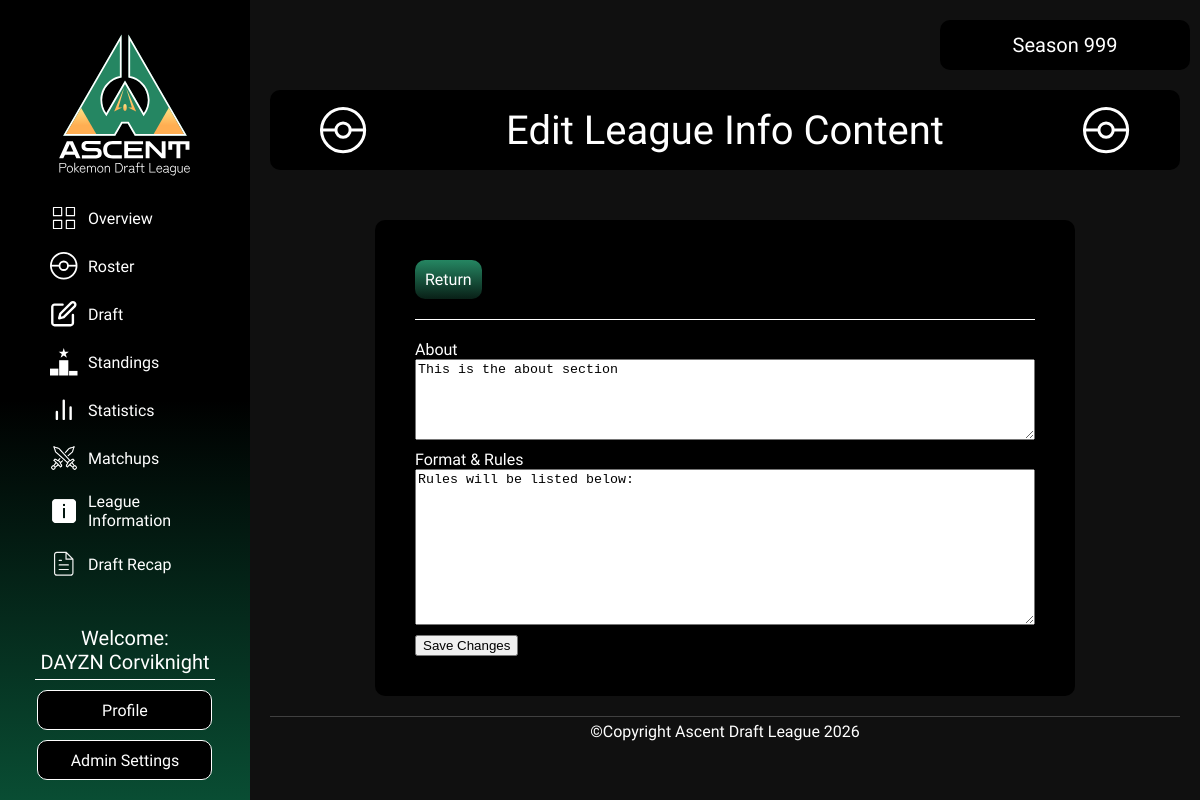
The app's page /edit_league_info.php (signed in) with its own data.
### tables this page shows
CREATE TABLE `league_information` (
  `season_id` int(11) NOT NULL,
  `about` text,
  `rules` text,
  `news` text
);

### edit_league_info.php (the view, shortened to what this page needs)
<?php
    require_once __DIR__ . '/includes/connection.php';
    $seasonId = $_SESSION['season_id'] ?? null;
    $infoSql = "SELECT * FROM league_information WHERE season_id = ?";
    $stmt = $conn->prepare($infoSql);
    $stmt->bind_param("i", $seasonId);
    $stmt->execute();
    $result = $stmt->get_result();
    $infoResult = $result->fetch_assoc();
?>
<!DOCTYPE html>
<html lang="en">
<head>
<link rel="stylesheet" href="assets/styles/styles.css">
</head>
<body>
<div class="pageLayout">
    <?php include 'includes/navbar.php'; ?>
    <div class="pageContent">
         <header class="headerCont">
            <div class="seasonCont">
                <div class="seasonBtn">
                    Season <?php echo htmlspecialchars($seasonId); ?>
                </div>
            </div>
            <div class="pageNameCont">
                <img src="img/icons/PokeBall_Icon.svg" alt="pokeball icon">
                <div class="pageTitle">Edit League Info Content</div>
                <img src="img/icons/PokeBall_Icon.svg" alt="pokeball icon">
            </div>
        </header>
        <div>
            <main class="centerMain">
                <section class="shortContentCont">
                    <section class="contentBtnCont">
                        <a id="newMatchBtn" href="admin.php">Return</a>
                    </section>
                    <form id="editLeagueInfoForm" action="/ascent_draft_league/api/league_information/save_league_info.php" method="post">
                        <div class="editTeamCol">
                            <label for="about">About</label>
                            <textarea name="about" id="about" rows="5" style="width: 100%;"><?= htmlspecialchars($infoResult['about']) ?></textarea>
                        </div>
                        <div class="editTeamCol">
                            <label for="rules">Format & Rules</label>
                            <textarea name="rules" id="rules" rows="10"><?= htmlspecialchars($infoResult['rules']) ?></textarea>
                        </div>
                        <div>
                           <button type="submit">Save Changes</button>
                        </div>
                    </form>
                </section>
            </main>
            <?php include 'includes/footer.php'; ?>
        </div>
    </div>
</div>
</body>
</html>

### assets/styles/styles.css (style rules this page uses)
* { box-sizing: border-box; }
a, a:visited, a:hover, a:active { text-decoration: none; color: inherit; }
html, body { margin: 0; background-color: #101010; }
.pageLayout { display: flex; flex-direction: row; height: 100vh; }
.pageContent { flex: 1; min-height: 100vh; overflow-x: hidden; overflow-y: auto; }
.headerCont { display: flex; flex-direction: column; }
.seasonCont { display: flex; justify-content: end; }
.seasonBtn { margin: 20px 10px 0; color: white; background-color: black; border-radius: 10px; width: 250px; height: 50px; font-size: 1.25em; font-family: "Zen dots"; display: flex; justify-content: center; align-items: center; }
.pageNameCont { margin: 20px; padding: 0 50px; height: 80px; background-color: black; border-radius: 10px; display: flex; justify-content: space-between; align-items: center; }
.pageTitle { margin: 5px; color: white; font-family: "jura"; font-size: 2.5em; text-align: center; }
main { margin-top: 30px; width: 100%; }
.contentBtnCont { max-height: 60px; width: 100%; margin-bottom: 20px; padding-bottom:20px; border-bottom: 1px solid white; }
#newMatchBtn { padding: 10px; font-family: "jura"; border-radius: 10px; background-image: linear-gradient(to top, #092017, #258662); color: white; border: none; box-sizing: border-box; display: inline-block; transition: transform 0.2s ease; }
.centerMain { display: flex; justify-content: center; }
.shortContentCont { margin: 0 20px 20px 20px; padding: 40px; width: 700px; color: white; font-family: "jura"; background-color: black; border-radius: 10px; display: flex; flex-direction: column; align-items: center; flex-wrap: wrap; }
.editTeamCol { margin-bottom: 10px; display: flex; flex-direction: column; }
#editLeagueInfoForm { width: 100%; flex: 1; }

### records on screen
league_information: about "This is the about section", rules "Rules will be listed below:"

### other values on screen
$_SESSION['team_name'] "DAYZN"
$_SESSION['team_mascot_pkmn'] "Corviknight"
$seasonId "999"
